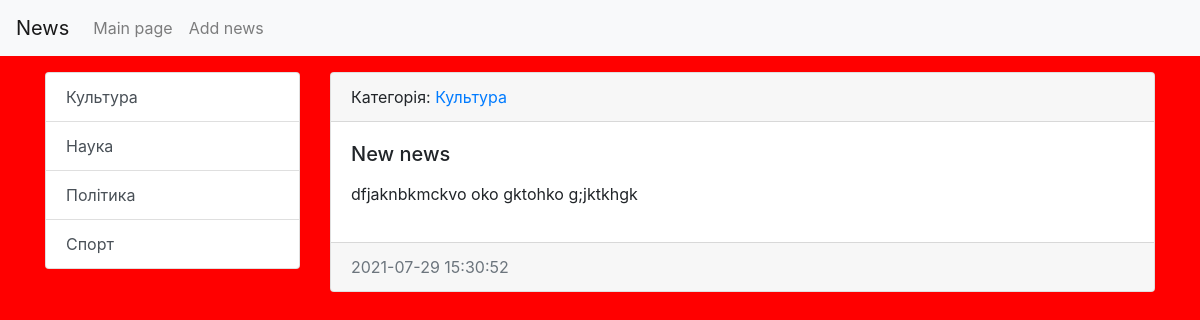
The app's page /news/13/ with its own data.
### news/models.py (models this page shows, shortened)
class Category(models.Model):
    title = models.CharField(max_length=150, db_index=True, verbose_name='Category name')
    def __str__(self):
        return self.title
    def get_absolute_url(self):
        return reverse('category', kwargs = {"category_id": self.pk})
    class Meta:
        verbose_name = 'Категорія'
        verbose_name_plural = 'Категорії'
        ordering = ['title']

class News(models.Model):
    title = models.CharField(max_length=150, verbose_name = 'Name of article')
    content = models.TextField(blank=True)
    created_at = models.DateTimeField(auto_now_add=True, verbose_name='Publish date')
    updated_at = models.DateTimeField(auto_now=True, verbose_name='Update date')
    photo = models.ImageField(upload_to='photos/%y/%m/%d/', blank=True)
    is_published = models.BooleanField(default=True, verbose_name='Is published?')                      # is_published = 1
    category = models.ForeignKey('Category', on_delete=models.PROTECT, null=True, blank=True)
    class Meta:
        verbose_name = 'Новина'         # singular name of table
        verbose_name_plural = 'Новини'   # plural name
        ordering = ['-created_at']

### news/views.py (the view)
# urls.py: path('news/<int:news_id>/', view_news, name = 'view_news'),
def view_news(request, news_id):
    news_item = get_object_or_404(News, pk = news_id)
    context = {
        'news_item': news_item
    }
    return render(request, 'news/view_news.html', context)

### news/templatetags/news_tags.py (called while the page is built)
@register.inclusion_tag('news/list_categories.html')
def show_categories():
    categories = Category.objects.all()
    context = {
        'categories': categories
    }
    return context

### news/templates/news/view_news.html (shortened to what this page needs)
{% extends 'base.html' %}
{% block sidebar %}
    {% include 'inc/_sidebar.html' %}
{% endblock sidebar %}
{% block content %}
        <div class="card mb-3">
            <div class="card-header">
                Категорія: <a href="{{ item.category.get_absolute_url }}">{{ news_item.category }}</a>
            </div>
            <div class="card-body">
                <div class="media">
                    <div class="media-body">
                        <h5 class="card-title">{{ news_item.title }}</h5>
                        <p class="card-text">{{ news_item.content|linebreaks }}</p>
                    </div>
                </div>
            </div>
            <div class="card-footer text-muted">
                {{ news_item.created_at|date:"Y-m-d H:i:s" }}
            </div>
        </div>
{% endblock %}

### news/templates/news/list_categories.html
<div class="list-group">
    {% for item in categories %}
        <a href="{{ item.get_absolute_url }}" class="list-group-item list-group-item-action">
            {{ item.title }}
        </a>
    {% endfor %}
</div>

### news_site/static/css/style.css (style rules this page uses)
body { background-color: red; }

### records on screen
Category: title "Культура"
Category: title "Наука"
Category: title "Політика"
Category: title "Спорт"
News: category "Культура", title "New news", content "dfjaknbkmckvo oko gktohko g;jktkhgk", created_at "2021-07-29 15:30:52"
